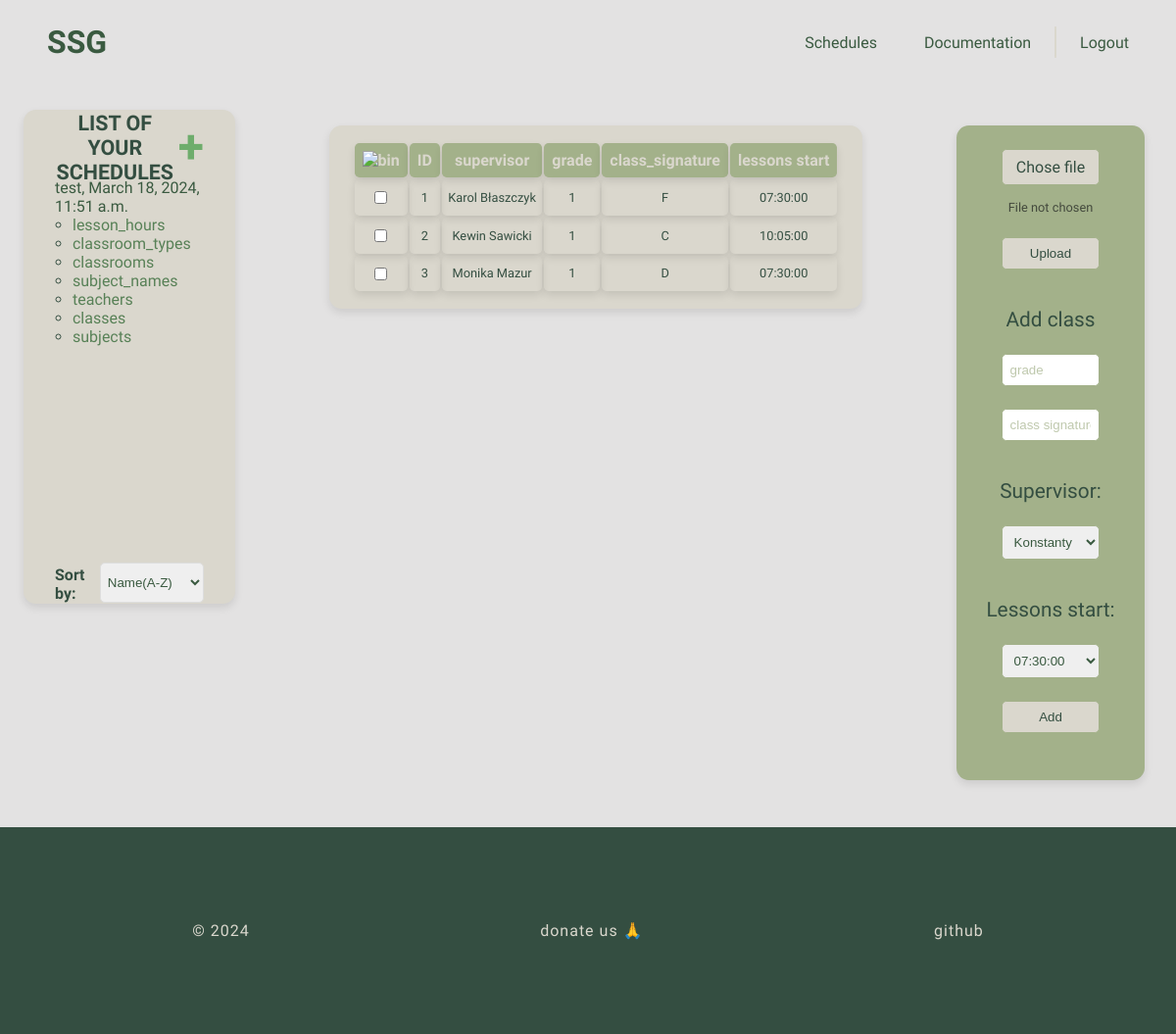
The app's page /schedules/test/test/classes/ (signed in) with its own data.
### generatorApp/models.py (models this page shows, shortened)
class ScheduleList(models.Model):
    user_id = models.ForeignKey(User, null=False, on_delete=models.CASCADE)
    name = models.CharField(max_length=100)
    description = models.CharField(max_length=800, default='')
    created_date = models.DateTimeField(default=timezone.now)
    content = models.TextField()

class Classes(models.Model):
    in_id = models.TextField(default=None, null=True)
    schedule_id = models.ForeignKey(ScheduleList, on_delete=models.CASCADE)
    supervising_teacher_id = models.ForeignKey(Teachers, default=None, on_delete=models.SET_DEFAULT)
    starting_lesson_hour_id = models.ForeignKey(LessonHours, default=0, on_delete=models.SET_DEFAULT)
    grade = models.IntegerField()
    class_signature = models.CharField(max_length=10)
    class Meta:
        unique_together = ('schedule_id', 'in_id')

class Teachers(models.Model):
    in_id = models.TextField(default=None, null=True)
    schedule_id = models.ForeignKey(ScheduleList, on_delete=models.CASCADE)
    main_classroom_id = models.ForeignKey(Classrooms, null=True, default=None, on_delete=models.SET_DEFAULT)
    name = models.CharField(max_length=30)
    surname = models.CharField(max_length=30)
    possible_subjects = models.CharField(max_length=300)
    start_hour_index = models.CharField(max_length=30)
    end_hour_index = models.CharField(max_length=30)
    days = models.CharField(max_length=30)
    class Meta:
        unique_together = ('schedule_id', 'in_id')
    def __str__(self):
        return str(self.name) + " " + str(self.surname)

class LessonHours(models.Model):
    in_id = models.TextField(default=None, null=True)
    schedule_id = models.ForeignKey(ScheduleList, on_delete=models.CASCADE)
    start_hour = models.CharField(max_length=30)
    duration = models.IntegerField()
    class Meta:
        unique_together = ('schedule_id', 'in_id')
    def __str__(self):
        return self.start_hour

### generatorApp/views/schedule.py (the view, shortened to what this page needs)
# urls.py: path('schedules/<str:username>/<str:schedule_name>/classes/', views.ClassesView.as_view(), name='classes'),
class ClassesView(LoginRequiredMixin, FormView):
    login_url = reverse_lazy('generatorApp:login')
    form_class = ClassesForm
    template_name = 'generatorApp/forms/classes.html'
    def get_context_data(self, **kwargs):
        context = super().get_context_data(**kwargs)
        context = update_context(self.request, self.kwargs, context)
        schedule_name = context['schedule_name']
        schedule = ScheduleList.objects.get(user_id=self.request.user, name=schedule_name)
        context['objects_list'] = Classes.objects.filter(schedule_id=schedule).all()
        context['teachers_queryset'] = Teachers.objects.filter(schedule_id=schedule)
        context['lesson_hours_queryset'] = LessonHours.objects.filter(schedule_id=schedule)
        return context

### generatorApp/forms.py
class ClassesForm(ModelForm):
    grade = forms.IntegerField(label='', widget=forms.NumberInput(attrs={
        'class': 't',
        'id': 'grade',
        'name': 'grade',
        'placeholder': 'grade'
    }))
    class_signature = forms.CharField(label='', widget=forms.TextInput(attrs={
        'class': 't',
        'id': 'class-signature',
        'name': 'class-signature',
        'placeholder': 'class signature'
    }))
    class Meta:
        model = Classes
        fields = ['grade', 'class_signature']

### generatorApp/views/schedule.py (called while the page is built)
def update_context(request, kwargs, context):
    context['schedule_name'] = kwargs.get('schedule_name')
    context['model_name'] = kwargs.get('model')
    sort_by = request.GET.get('sort_by')
    if sort_by in [field.name for field in ScheduleList._meta.get_fields()]:
        context['schedule_list'] = ScheduleList.objects.filter(user_id=request.user).order_by(sort_by)
    else:
        context['schedule_list'] = ScheduleList.objects.filter(user_id=request.user)
    context['labels'] = [
        'lesson_hours',
        'classroom_types',
        'classrooms',
        'subject_names',
        'teachers',
        'classes',
        'subjects'
    ]
    return context

### generatorApp/templates/generatorApp/forms/classes.html (shortened to what this page needs)
{% extends 'generatorApp/index.html' %}
{% load static %}
{% block head %}
    <link rel="stylesheet" href="{% static 'generatorApp/data_forms.css' %}">
{% endblock %}
{% block content %}
    {% include 'generatorApp/schedule_list.html' %}
    <main>
        <div class="data-container">
            <table>
                <tr>
                    <th>
                        <button type="button" class="confirm-button" id="delete_btn">
                            <img class="icon" src="{% static 'generatorApp/bin.svg' %}" alt="bin"/>
                        </button>
                    </th>
                    <th>ID</th>
                    <th>supervisor</th>
                    <th>grade</th>
                    <th>class_signature</th>
                    <th>lessons start</th>
                </tr>
                {% for value in objects_list %}
                    <tr>
                        <td>
                            <label class="custom-checkbox">
                                <input type="checkbox" id="delete-{{ forloop.counter }}" name="delete" value="{{ value.in_id }}" class="delete-checkbox">
                            </label>
                        </td>
                        <td>{{ forloop.counter }}</td>
                        <td>{{ value.supervising_teacher_id }}</td>
                        <td>{{ value.grade }}</td>
                        <td>{{ value.class_signature }}</td>
                        <td>{{ value.starting_lesson_hour_id }}</td>
                    </tr>
                {% endfor %}
            </table>
        </div>
        <div class="form-container">
            <form method="POST" enctype="multipart/form-data" action="{{ request.get_full_path }}/upload">
                <div class="custom-file-input">Chose file</div>
                <p class="file-name">File not chosen</p>
                <input type="submit" value="Upload">
            </form>
            <form method="POST" class="add-data-form">
                <span>Add class</span>
                {{ form.grade }}
                {{ form.class_signature }}
                <span>Supervisor:</span>
                <select class="t" id="supervising-teacher" name="supervising-teacher">
                    {% for object in teachers_queryset %}
                        <option value="{{ object.in_id }}">{{ object }}</option>
                    {% endfor %}
                </select>
                <span>Lessons start:</span>
                <select class="t" id="starting-lesson-hour" name="starting-lesson-hour">
                    {% for object in lesson_hours_queryset %}
                        <option value="{{ object.in_id }}">{{ object.start_hour }}</option>
                    {% endfor %}
                </select>
                <input type="submit" value="Add">
            </form>
        </div>
    </main>
{% endblock %}

### generatorApp/templates/generatorApp/schedule_list.html (shortened to what this page needs)
{% load static %}
{% block head %}
    <link rel="stylesheet" href="{% static 'generatorApp/aside.css' %}">
{% endblock %}
<aside class="sticky-wrapper">
    <div class="aside-content">
        <h3>
            <span>List of your schedules</span>
            <a href="{% url 'generatorApp:schedules_base' %}">
                <span style="font-size: 150%">+</span>
            </a>
        </h3>
        <ol class="scrollable">
            {% if schedule_list %}
                {% for schedule in schedule_list %}
                    <li>
                        <a href="{% url 'generatorApp:schedule' username=user.username schedule_name=schedule.name %}">
                            {{ schedule.name }}, {{ schedule.created_date }}
                        </a>
                        <ul class="schedule-data-list" style="padding-left: 2ch">
                            {% for label in labels %}
                                <li><a href="{% url 'generatorApp:schedule' username=user.username schedule_name=schedule.name%}{{label}}">{{ label }}</a></li>
                            {% endfor %}
                        </ul>
                    </li>
                {% endfor %}
            {% else %}
                <p>It seems to you don't have any schedules :<</p>
            {% endif %}
        </ol>
        <form method="GET" id="sort-form">
            <h4>Sort by:</h4>
            <select name="sort_by" id="sort_by">
                <option value="name">Name(A-Z)</option>
            </select>
        </form>
    </div>
</aside>

### generatorApp/static/generatorApp/style.css (style rules this page uses)
* { padding: 0; margin: 0; box-sizing: border-box; }
body { font-family: "Josefin Sans", sans-serif; !important; font-optical-sizing: auto; font-weight: 500; font-style: normal; width: 100vw; color: #344E41; overflow-X: hidden; background-attachment: fixed; flex-direction: column; background-color: #e3e2e2; }
.confirm-button { background: none; color: inherit; border: none; padding: 0; font: inherit; cursor: pointer; outline: inherit; }
a { color: #3A5A40; text-decoration: none; position: relative; z-index: 1; transition: all .1s ease-in-out; cursor: pointer; }
p { color: rgba(33, 36, 33, 0.73); font-weight: 400; }
.sticky-wrapper { position: -webkit-sticky !important; position: sticky !important; top: 6rem; }

### generatorApp/static/generatorApp/data_forms.css (style rules this page uses)
main { display: flex; align-items: start; justify-content: space-between; flex: 1; }
main .data-container, .form-container { border-radius: .8rem; box-shadow: 0 4px 8px rgba(0, 0, 0, 0.1); text-align: center; gap: 15px; margin-right: 2rem; }
main .data-container { margin-top: 2rem; background-color: #DAD7CD; overflow: auto; max-width: 80%; padding: 1rem 1.5rem 1rem 1.5rem; }
main .form-container { margin-top: 2rem; background-color: #A3B18A; display: flex; flex-direction: column; justify-content: center; align-items: center; padding: 1rem 1.5rem 3rem 1.5rem; overflow-y: auto; overflow-x: clip; }
main form { display: flex; flex-direction: column; justify-content: center; align-items: center; gap: 15px; max-width: 12vw; width: 12vw; }
main input[type="text"], main input[type="submit"], main input[type="number"], main select { width: 70%; padding: 0.5rem; border: 1px solid #A3B18A; border-radius: .3rem; box-sizing: border-box; color: #3A5A40; margin-top: .5rem; }
main input[type="submit"] { background-color: #DAD7CD; color: #344E41; cursor: pointer; }
main select option { padding: .3rem; }
main ::placeholder { color: #A3B18A; opacity: 0.7; }
main span { font-weight: 450; font-size: 1.3rem; margin-top: 1.5rem; }
main .custom-file-input { margin-top: .5rem; width: 70%; padding: 0.5rem; border: 1px solid #A3B18A; border-radius: .3rem; box-sizing: border-box; background-color: #DAD7CD; color: #344E41; cursor: pointer; }
main .file-name { font-size: .8rem; }
main .icon { width: 1.5rem; height: 1.5rem; }
main th { background-color: #A3B18A; color: #DAD7CD; padding: .5rem; border-radius: .3rem; box-shadow: 0 4px 8px rgba(0, 0, 0, 0.1); font-size: 1rem; }
main td { padding: .4rem; box-shadow: 0 4px 8px rgba(0, 0, 0, 0.1); border-radius: .3rem; margin-top: .3rem; font-size: .8rem; }

### generatorApp/static/generatorApp/aside.css (style rules this page uses)
aside { height: 63vh; width: 18vw; display: flex; justify-content: center; border-radius: .8rem; box-shadow: 0 4px 8px rgba(0, 0, 0, 0.1); background-color: #DAD7CD; transition: transform 0.4s ease; margin-right: 2rem; margin-left: 1.5rem; }
.aside-content { padding: 1rem 2rem 2rem; width: inherit; }
.scrollable { height: 85%; overflow-y: auto; overflow-x: clip; }
.sticky-wrapper { position: sticky; top: 7rem; word-wrap: break-word }
aside h3 { text-align: center; height: 10%; display: flex; align-items: center; }
aside h3 span { font-size: 2ch; text-transform: uppercase; }
aside h3 a { margin-top: -.2rem; margin-left: 0.2rem; color: #6ead6c; font-size: 2rem; }
aside ol { margin-top: .5rem; margin-bottom: .5rem; }
aside ol li a { color: #3A5A40; }
aside ul li a { color: #588157; }
aside form { display: flex; flex-direction: row; justify-content: center; }
aside form select { padding: 0.2rem; border: 1px solid #ddd; border-radius: .3rem; margin-top: -.2rem; margin-left: .4rem; box-sizing: border-box; color: #3A5A40; }

### records on screen
ScheduleList: name "test", created_date "March 18, 2024, 11:51 a.m.", labels "lesson_hours" "classroom_types" "classrooms" "subject_names" "teachers" "classes" "subjects"
Classes: supervising_teacher_id "Karol Błaszczyk", grade "1", class_signature "F", starting_lesson_hour_id "07:30:00"
Classes: supervising_teacher_id "Kewin Sawicki", grade "1", class_signature "C", starting_lesson_hour_id "10:05:00"
Classes: supervising_teacher_id "Monika Mazur", grade "1", class_signature "D", starting_lesson_hour_id "07:30:00"

### other values on screen
form field supervising-teacher "Konstanty Ostrowski"
form field starting-lesson-hour "07:30:00"
